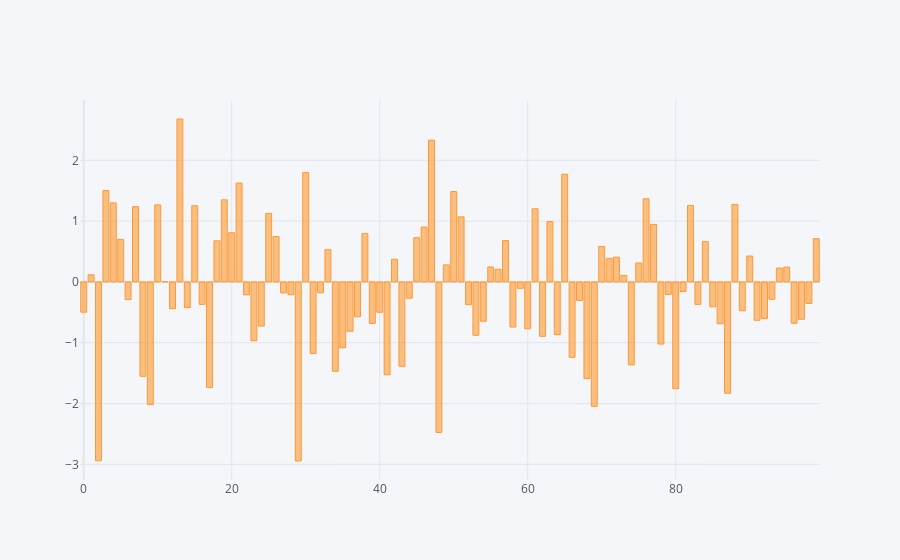

Notebook code cell kept with this figure:
### Code cell
df['A'].iplot(kind='bar')

### Figure 1 — Plotly figure (JSON) as saved in the notebook; plotly's stock layout.template omitted (floating-point values rounded to 4 significant figures)
{"data": [{"marker": {"color": "rgba(255, 153, 51, 0.6)", "line": {"color": "rgba(255, 153, 51, 1.0)", "width": 1}}, "name": "A", "orientation": "v", "text": "", "type": "bar", "x": [0, 1, 2, 3, 4, 5, 6, 7, 8, 9, 10, 11, 12, 13, 14, 15, 16, 17, 18, 19, 20, 21, 22, 23, 24, 25, 26, 27, 28, 29, 30, 31, 32, 33, 34, 35, 36, 37, 38, 39, 40, 41, 42, 43, 44, 45, 46, 47, 48, 49, 50, 51, 52, 53, 54, 55, 56, 57, 58, 59, 60, 61, 62, 63, 64, 65, 66, 67, 68, 69, 70, 71, 72, 73, 74, 75, 76, 77, 78, 79, 80, 81, 82, 83, 84, 85, 86, 87, 88, 89, 90, 91, 92, 93, 94, 95, 96, 97, 98, 99], "y": [-0.4978, 0.1179, -2.941, 1.502, 1.299, 0.6995, -0.2907, 1.238, -1.552, -2.016, 1.266, 0.002698, -0.4408, 2.679, -0.4228, 1.252, -0.3691, -1.737, 0.6758, 1.35, 0.8093, 1.625, -0.2132, -0.9685, -0.7263, 1.125, 0.7459, -0.1803, -0.2105, -2.945, 1.801, -1.179, -0.1793, 0.5312, -1.47, -1.084, -0.8116, -0.5729, 0.7972, -0.6845, -0.499, -1.527, 0.3733, -1.388, -0.2678, 0.7271, 0.9021, 2.332, -2.475, 0.2805, 1.486, 1.07, -0.3752, -0.8781, -0.6467, 0.2456, 0.2078, 0.6801, -0.7421, -0.1051, -0.7715, 1.203, -0.8943, 0.9919, -0.8672, 1.771, -1.24, -0.3051, -1.59, -2.045, 0.5845, 0.3872, 0.4072, 0.1051, -1.365, 0.3111, 1.368, 0.9461, -1.022, -0.2059, -1.756, -0.1584, 1.258, -0.3694, 0.6621, -0.409, -0.6879, -1.831, 1.275, -0.4738, 0.4261, -0.631, -0.6028, -0.2865, 0.2268, 0.2444, -0.6793, -0.6144, -0.3554, 0.7121]}], "layout": {"legend": {"bgcolor": "#F5F6F9", "font": {"color": "#4D5663"}}, "paper_bgcolor": "#F5F6F9", "plot_bgcolor": "#F5F6F9", "title": {"font": {"color": "#4D5663"}}, "xaxis": {"gridcolor": "#E1E5ED", "showgrid": true, "tickfont": {"color": "#4D5663"}, "title": {"font": {"color": "#4D5663"}, "text": ""}, "zerolinecolor": "#E1E5ED"}, "yaxis": {"gridcolor": "#E1E5ED", "showgrid": true, "tickfont": {"color": "#4D5663"}, "title": {"font": {"color": "#4D5663"}, "text": ""}, "zerolinecolor": "#E1E5ED"}}}
